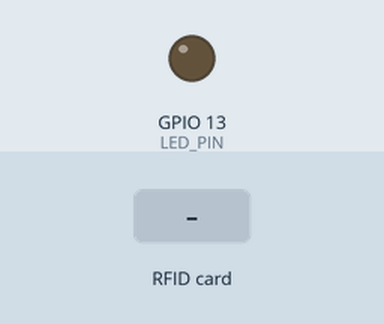
The sketch below on a simulated ESP32. Parts: output pins drawn as LEDs (lit = HIGH). The inputs (shaded band) are chosen by the test bench.

Above: at 1.2 s.
1.3 s: RFID card FF 07 80 69 held to the reader
At 2.1 s:
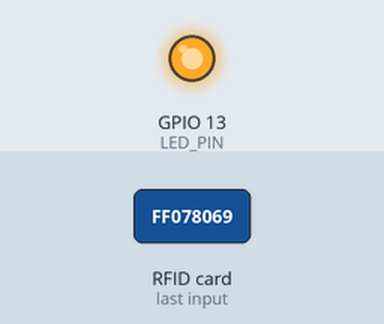
7.8 s: RFID card 7F 07 88 69 held to the reader
At 13.5 s:
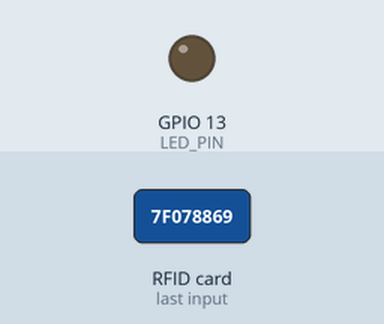
13.8 s: RFID card 5E 7A 19 C4 held to the reader
At 14.2 s:
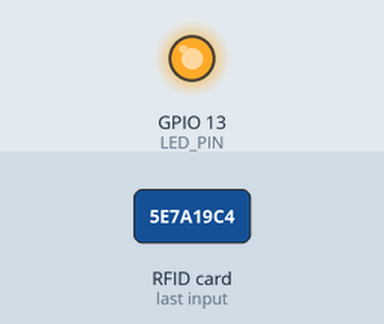
Timing chart, 0 to 20.3 s (numbered marks = the images above; inputs shaded):
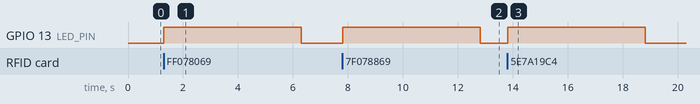

The sketch:

client.ino
```cpp
#include <arduino-timer.h>
#include <esp_now.h>
#include <WiFi.h>
#include <SPI.h>
#include <PN532_SPI.h>
#include <PN532.h>

#include "keypad.h"
#include "leds.h"
#include "rfid.h"
#include "security.h"

uint8_t destinationAddress[] = {0x58, 0xBF, 0x25, 0x9A, 0x4D, 0x24};
esp_now_peer_info_t peerInfo;
char sendData[250];
uint8_t readData[16];
uint8_t pinData[4];
uint8_t pinCount;

PN532_SPI pn532spi(SPI, 5);
PN532 nfc(pn532spi);

auto timer = timer_create_default();
bool canRead = true;

bool resetRead(void *argument) {
  blinkOff();
  canRead = true;
}

void OnDataRecv(const uint8_t * mac, const uint8_t *incomingData, int len) {
  memcpy(&sendData, incomingData, 32);
  memcpy(&sendData[32], readData, 16);
  memcpy(&sendData[48], pinData, 4);
  nfc.PrintHexChar((uint8_t*)sendData, 52);
  esp_now_send(destinationAddress, (uint8_t *) &sendData, 52);
}

void OnDataSent(const uint8_t *mac_addr, esp_now_send_status_t status) {
  Serial.print("\r\nLast Packet Send Status:\t");
  Serial.println(status == ESP_NOW_SEND_SUCCESS ? "Delivery Success" : "Delivery Fail");
}

void setup() {
  Serial.begin(115200);

  // Output LEDs
  pinMode(LED_PIN, OUTPUT);

  // Init ESP-NOW
  WiFi.mode(WIFI_STA);
  if (esp_now_init() != ESP_OK) {
    Serial.println("Error initializing ESP-NOW");
    return;
  }
  esp_now_set_pmk((uint8_t *)PMK_KEY_STR);
  esp_now_register_recv_cb(OnDataRecv);

  // Register peer
  memcpy(peerInfo.peer_addr, destinationAddress, 6);
  peerInfo.channel = 0;
  for (uint8_t i = 0; i < 16; i++) {
    peerInfo.lmk[i] = LMK_KEY_STR[i];
  }
  peerInfo.encrypt = true;
  if (esp_now_add_peer(&peerInfo) != ESP_OK){
    Serial.println("Failed to add peer");
    return;
  }

  // Register send callback function
   esp_now_register_send_cb(OnDataSent);

  // RFID
  nfc.begin();
  nfc.SAMConfig();
}

void loop() {
  uint8_t success;
  uint8_t uid[4];
  uint8_t uidLength;
  uint8_t pin[4];

  if (canRead) {
    // Read card
    success = nfc.readPassiveTargetID(PN532_MIFARE_ISO14443A, uid, &uidLength);
    if (success) {
      canRead = false;
      blinkOn();
      pinCount = 0;
      timer.in(5000, resetRead);

      // Read data from card
      nfc.mifareclassic_AuthenticateBlock(uid, uidLength, 4, 1, MY_KEY);
      nfc.mifareclassic_ReadDataBlock(4, readData);
      //nfc.PrintHexChar(readData, 16);
    }
  }

  if (!canRead) {
    // Read PIN
    char key = keypad.getKey();
    if (key) {
      pinData[pinCount] = key;
      pinCount++;
      Serial.println(key);
    }
    if (pinCount == 4) {
      // Send magic number request
      strcpy(sendData, "REQ");
      esp_now_send(destinationAddress, (uint8_t *) &sendData, sizeof(sendData));
      // Reset read
      timer.cancel();
      resetRead(NULL);
    }
  }
  timer.tick();
}
```

leds.h
```cpp
// API
// void blinkOn()
// void blinkOff()

#define LED_PIN 13

void blinkOn() {
  digitalWrite(LED_PIN, HIGH);
}

void blinkOff() {
  digitalWrite(LED_PIN, LOW);
}
```

rfid.h
```cpp
// RFID secrets

uint8_t DEFAULT_KEY[6] = {0xff, 0xff, 0xff, 0xff, 0xff, 0xff};
uint8_t MY_KEY[6] = {0x2B, 0x4E, 0x92, 0xFD, 0xB7, 0x25};

uint8_t DEFAULT_BITS[4] = {0xff, 0x07, 0x80, 0x69};
uint8_t MY_BITS[4] = {0x7F, 0x07, 0x88, 0x69};
```

security.h
```cpp
// Security keys

char* PMK_KEY_STR = "vQ1I5yR!^gJtlBzN";
char* LMK_KEY_STR = "9#q2HBC4zuR2WEk$";
```

keypad.h
```cpp
#include <Keypad.h>

const byte ROWS = 4;
const byte COLS = 3;
char keys[ROWS][COLS] = {
  {'1','2','3'},
  {'4','5','6'},
  {'7','8','9'},
  {'*','0','#'}
};
byte rowPins[ROWS] = {27, 25, 21, 12};
byte colPins[COLS] = {14, 26, 22};

Keypad keypad = Keypad(makeKeymap(keys), rowPins, colPins, ROWS, COLS);
```

Measured:
- after the input at 1.3 s, GPIO 13 (LED_PIN): LOW → HIGH at once, → LOW 5.0 s later
- after the input at 7.8 s, GPIO 13 (LED_PIN): LOW → HIGH at once, → LOW 5.0 s later
- after the input at 13.8 s, GPIO 13 (LED_PIN): LOW → HIGH at once, → LOW 5.0 s later
